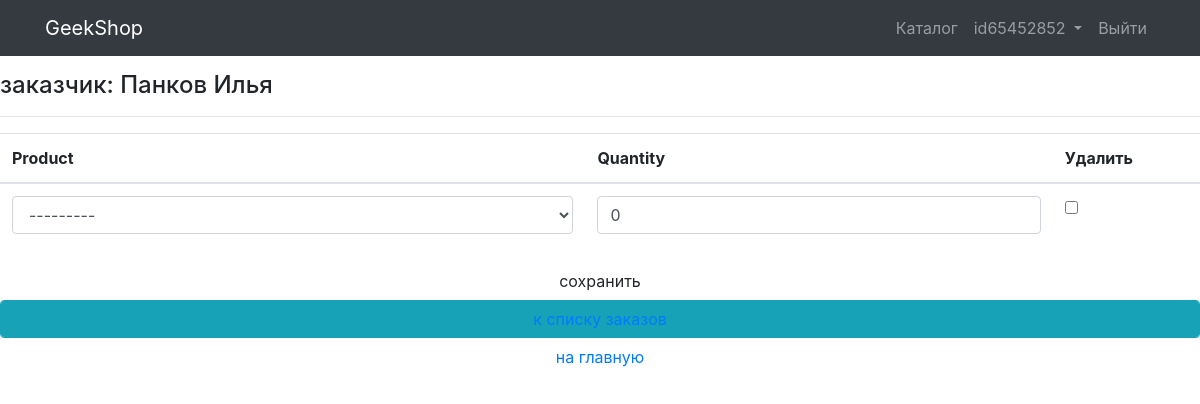
Page /orders/create/ (signed in) on the committed database.
### users/models.py (models this page shows, shortened)
class User(AbstractUser):
    image = models.ImageField(upload_to="users_images", blank=True)
    age = models.PositiveIntegerField(default=18, verbose_name="Возраст")
    language = models.CharField(
        max_length=3, verbose_name='язык пользователя', default='ENG')
    activation_key = models.CharField(max_length=128, blank=True,)
    activation_key_expires = models.DateTimeField(
        auto_now_add=True, blank=True)

### ordersapp/views.py (the view)
# urls.py: path('create/', OrderCreate.as_view(), name='create'),
class OrderCreate(CreateView):
    model = Order
    fields = []
    success_url = reverse_lazy('orders:list')
    def get_context_data(self, **kwargs):
        context = super(OrderCreate, self).get_context_data(**kwargs)
        context['title'] = 'Geekshop : Создание заказа'
        OrderFormSet = inlineformset_factory(
            Order, OrderItem, form=OrderItemsForm, extra=1)
        if self.request.POST:
            formset = OrderFormSet(self.request.POST)
        else:
            formset = OrderFormSet()
        context['orderitems'] = formset
        return context

### productsapp/models.py (called while the page is built)
    def __str__(self):
        return f'{self.name} | {self.category.name}'

### ordersapp/templates/ordersapp/order_form.html (shortened to what this page needs)
{% extends "products/base.html" %}
{% load static %}
{% block content %}
{% include 'ordersapp/includes/inc_order_summary.html' %}
<div class="order_form">
    <form action="" method="post">
        <table class="table">
            {% for form in orderitems.forms %}
                {% if forloop.first %}
            <thead>
                <tr>
                    {% for field in form.visible_fields %}
                    <th class="{% cycle 'td1' 'td2' 'td3' %} order formset_td">
                        {{ field.label|capfirst }}
                    </th>
                    {% endfor %}
                </tr>
            </thead>
            {% endif %}
            <tr class="formset_row">
                {% for field in form.visible_fields %}
                <td class="{% cycle 'td1' 'td2' 'td3' %} order formset_td">
                    {{ field }}
                </td>
                {% endfor %}
            </tr>
            {% endfor %}
        </table>
        <button type="submit" value="сохранить" class="btn btn-default btn-round form-control last">сохранить</button>
        {% include 'ordersapp/includes/inc_order_actions.html' %}
    </form>
</div>
{% endblock %}

### productsapp/templates/products/base.html (shortened to what this page needs)
{% load static %}
<!DOCTYPE html>
<html lang="en">
<head>
    <link href="{% static 'vendor/bootstrap/css/bootstrap.min.css' %}" rel="stylesheet">
</head>
<body>
    <nav class="navbar navbar-expand-lg navbar-dark bg-dark fixed-top">
        <div class="container">
            <a class="navbar-brand" href="{% url 'products:index' %}">GeekShop</a>
            <div class="collapse navbar-collapse" id="navbarResponsive">
                <ul class="navbar-nav ml-auto">
                    <li class="nav-item">
                        <a class="nav-link" href="{% url 'products:index' %}">Каталог  </a>
                    </li>
                    {% if user.is_authenticated %}
                    <li class="nav-item">
                        <div class="dropdown">
                            <a href="" class="nav-link dropdown-toggle" data-toggle="dropdown">
                                {{user.username|default:'Пользователь'}}
                            </a>
                        </div>
                    </li>
                    <li class="nav-item">
                        <a class="nav-link" href="{% url 'users:logout' %}">Выйти </a>
                    </li>
                    {% else %}
                    <li class="nav-item">
                        <a class="nav-link" href="{% url 'users:login' %}"> Войти <i class="fas fa-sign-in-alt"></i></a>
                    </li>
                    {% endif %}
                </ul>
            </div>
        </div>
    </nav>
    {% block content %} {% endblock %}
</body>
</html>

### ordersapp/templates/ordersapp/includes/inc_order_summary.html (shortened to what this page needs)
{% if object %}
<div class="h2">Заказ №{{ object.pk }} от {{ object.created|date:"Y-m-d H:i:s" }}</div>
<hr>
<div class="h4">заказчик: {{ user.last_name }} {{ user.first_name }} </div>
<div class="h4">обновлен: {{ object.updated|date:"Y-m-d H:i:s" }}</div>
<div class="h4">cтатус: {{ object.get_status_display }}</div>
<hr>
<div class="h4">
    общее количество товаров: <span class="order_total_quantity">{{ object.get_total_quantity }}</span>
</div>
<div class="h3">
    общая стоимость: <span class="order_total_cost">{{ object.get_total_cost }}</span> руб
</div>
{% else %}
<div class="h2">Новый заказ</div>
<div class="h4">заказчик: {{ user.last_name }} {{ user.first_name }} </div>
{% endif %}
<hr>

### rows in the picture
User: username "id65452852", last_name "Панков", first_name "Илья"

### other values in the picture
{{ field.label|capfirst }} "Product" "Quantity" "Удалить"
